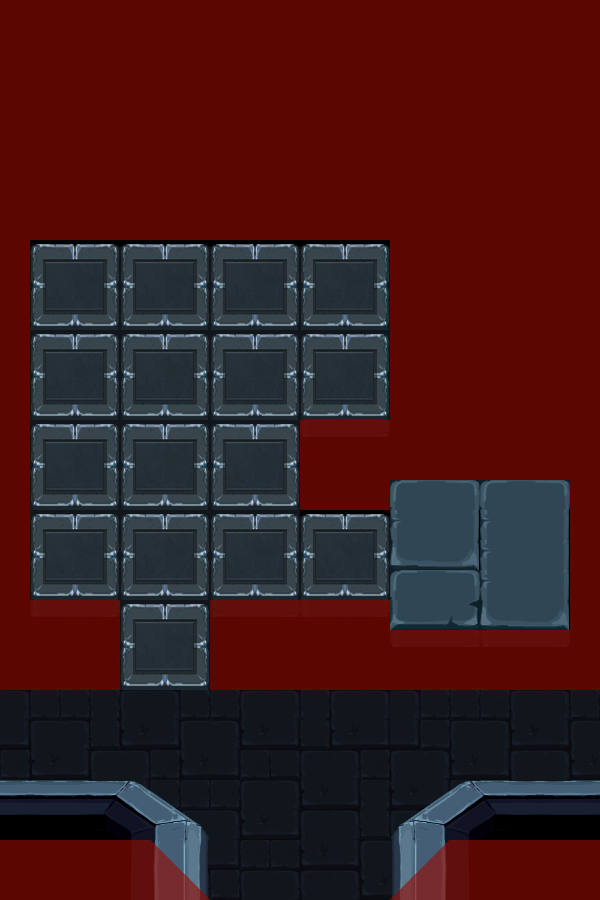

This game map was drawn from its Tiled (.tmx) file and the tilesets committed beside it. A one-line description and the trimmed map source follow:
An orthogonal 20x30 tile map with 30x30 px tiles, 6 tile layers (0, 1, Shadows, 11, ...), 21 tilesets and 32 objects (16x number_on, 12x obj_obstacle, start, obj_tutorial, obj_switch, ...).

<map version="1.0" orientation="orthogonal" width="20" height="30" tilewidth="30" tileheight="30">
 <properties>
  <property name="puzzle" value="numbers" />
 </properties>
 <tileset firstgid="1" name="collisions" tilewidth="30" tileheight="30">
  <image source="res/collisions.png" width="150" height="30" />
 </tileset>
 <tileset firstgid="6" name="tileset_caves" tilewidth="30" tileheight="30">
  <image source="res/tileset_caves.png" width="1102" height="627" />
 </tileset>
 <tileset firstgid="726" name="n01" tilewidth="90" tileheight="90">
  <image source="../puzzles/numbers/number_on_01.png" width="90" height="90" />
 </tileset>
 <tileset firstgid="727" name="n02" tilewidth="90" tileheight="90">
  <image source="../puzzles/numbers/number_on_02.png" width="90" height="90" />
 </tileset>
 <tileset firstgid="728" name="n03" tilewidth="90" tileheight="90">
  <image source="../puzzles/numbers/number_on_03.png" width="90" height="90" />
 </tileset>
 <tileset firstgid="729" name="n04" tilewidth="90" tileheight="90">
  <image source="../puzzles/numbers/number_on_04.png" width="90" height="90" />
 </tileset>
 <tileset firstgid="730" name="n05" tilewidth="90" tileheight="90">
  <image source="../puzzles/numbers/number_on_05.png" width="90" height="90" />
 </tileset>
 <tileset firstgid="731" name="n06" tilewidth="90" tileheight="90">
  <image source="../puzzles/numbers/number_on_06.png" width="90" height="90" />
 </tileset>
 <tileset firstgid="732" name="n07" tilewidth="90" tileheight="90">
  <image source="../puzzles/numbers/number_on_07.png" width="90" height="90" />
 </tileset>
 <tileset firstgid="733" name="n08" tilewidth="90" tileheight="90">
  <image source="../puzzles/numbers/number_on_08.png" width="90" height="90" />
 </tileset>
 <tileset firstgid="734" name="n09" tilewidth="90" tileheight="90">
  <image source="../puzzles/numbers/number_on_09.png" width="90" height="90" />
 </tileset>
 <tileset firstgid="735" name="n10" tilewidth="90" tileheight="90">
  <image source="../puzzles/numbers/number_on_10.png" width="90" height="90" />
 </tileset>
 <tileset firstgid="736" name="n11" tilewidth="90" tileheight="90">
  <image source="../puzzles/numbers/number_on_11.png" width="90" height="90" />
 </tileset>
 <tileset firstgid="737" name="n12" tilewidth="90" tileheight="90">
  <image source="../puzzles/numbers/number_on_12.png" width="90" height="90" />
 </tileset>
 <tileset firstgid="738" name="n13" tilewidth="90" tileheight="90">
  <image source="../puzzles/numbers/number_on_13.png" width="90" height="90" />
 </tileset>
 <tileset firstgid="739" name="n14" tilewidth="90" tileheight="90">
  <image source="../puzzles/numbers/number_on_14.png" width="90" height="90" />
 </tileset>
 <tileset firstgid="740" name="n15" tilewidth="90" tileheight="90">
  <image source="../puzzles/numbers/number_on_15.png" width="90" height="90" />
 </tileset>
 <tileset firstgid="741" name="n16" tilewidth="90" tileheight="90">
  <image source="../puzzles/numbers/number_on_16.png" width="90" height="90" />
 </tileset>
 <tileset firstgid="742" name="obstacle" tilewidth="20" tileheight="20">
  <image source="../objects/obstacle.png" width="20" height="20" />
 </tileset>
 <tileset firstgid="743" name="cave_switch_up" tilewidth="60" tileheight="60">
  <image source="../objects/cave_switch_up.png" trans="ffffff" width="60" height="60" />
 </tileset>
 <tileset firstgid="744" name="tutorial_tile" tilewidth="60" tileheight="60">
  <image source="../objects/tutorial_tile.png" width="60" height="60" />
 </tileset>
 <layer name="0" width="20" height="30">
  <properties>
   <property name="layer" value="0" />
  </properties>
  <data>[600 cells, 4 non-empty, 2 distinct tile ids]</data>
 </layer>
 <layer name="1" width="20" height="30">
  <properties>
   <property name="layer" value="1" />
  </properties>
  <data>[600 cells, 302 non-empty, 48 distinct tile ids]</data>
 </layer>
 <layer name="Shadows" width="20" height="30">
  <properties>
   <property name="layer" value="2" />
  </properties>
  <data>[600 cells, 0 non-empty, 0 distinct tile ids]</data>
 </layer>
 <layer name="11" width="20" height="30">
  <properties>
   <property name="layer" value="11" />
  </properties>
  <data>[600 cells, 33 non-empty, 1 distinct tile ids]</data>
 </layer>
 <layer name="12" width="20" height="30">
  <properties>
   <property name="layer" value="12" />
  </properties>
  <data>[600 cells, 50 non-empty, 40 distinct tile ids]</data>
 </layer>
 <objectgroup color="#00ff00" name="Num On" width="20" height="30">
  <object name="number_on_05" type="number_on" gid="730" x="120" y="510">
   <properties>
    <property name="visible" value="true" />
   </properties>
  </object>
  <object name="number_on_11" type="number_on" gid="736" x="300" y="330">
   <properties>
    <property name="visible" value="true" />
   </properties>
  </object>
 </objectgroup>
 <objectgroup name="Num Off" width="20" height="30">
  <object name="number_on_06" type="number_on" gid="731" x="120" y="420" />
  <object name="number_on_02" type="number_on" gid="727" x="120" y="600" />
  <object name="number_on_01" type="number_on" gid="726" x="120" y="690" />
  <object name="number_on_04" type="number_on" gid="729" x="30" y="510" />
  <object name="number_on_07" type="number_on" gid="732" x="30" y="420" />
  <object name="number_on_08" type="number_on" gid="733" x="30" y="330" />
  <object name="number_on_09" type="number_on" gid="734" x="120" y="330" />
  <object name="number_on_10" type="number_on" gid="735" x="210" y="330" />
  <object name="number_on_12" type="number_on" gid="737" x="300" y="420" />
  <object name="number_on_13" type="number_on" gid="738" x="210" y="420" />
  <object name="number_on_14" type="number_on" gid="739" x="210" y="510" />
  <object name="number_on_15" type="number_on" gid="740" x="210" y="600" />
  <object name="number_on_16" type="number_on" gid="741" x="300" y="600" />
  <object name="number_on_03" type="number_on" gid="728" x="30" y="600" />
 </objectgroup>
 <objectgroup color="#00ff00" name="trigger" width="20" height="30" visible="0" />
 <objectgroup color="#ff0000" name="Start" width="20" height="30">
  <object name="start" x="295" y="811" />
  <object name="obj_tutorial" gid="744" x="514" y="722">
   <properties>
    <property name="dialogID" value="tutorial_numbers" />
   </properties>
  </object>
 </objectgroup>
 <objectgroup color="#ffff00" name="doors" width="20" height="30">
  <object name="obj_switch" gid="743" x="494" y="579" />
  <object name="door_a" x="250" y="879" width="94" height="29">
   <properties>
    <property name="event" value="enter" />
    <property name="orientation" value="s" />
    <property name="to" value="level_3:d" />
   </properties>
  </object>
 </objectgroup>
 <objectgroup name="objects" width="20" height="30">
  <object name="obj_obstacle" gid="742" x="112" y="516" />
  <object name="obj_obstacle" gid="742" x="112" y="606" />
  <object name="obj_obstacle" gid="742" x="292" y="336" />
  <object name="obj_obstacle" gid="742" x="292" y="426" />
  <object name="obj_obstacle" gid="742" x="112" y="426" />
  <object name="obj_obstacle" gid="742" x="202" y="426" />
  <object name="obj_obstacle" gid="742" x="202" y="336" />
  <object name="obj_obstacle" gid="742" x="112" y="336" />
  <object name="obj_obstacle" gid="742" x="202" y="606" />
  <object name="obj_obstacle" gid="742" x="202" y="516" />
  <object name="obj_obstacle" gid="742" x="292" y="606" />
  <object name="obj_obstacle" gid="742" x="292" y="516" />
 </objectgroup>
 <layer name="collisions" width="20" height="30" opacity="0.61">
  <data>[600 cells, 312 non-empty, 3 distinct tile ids]</data>
 </layer>
</map>
